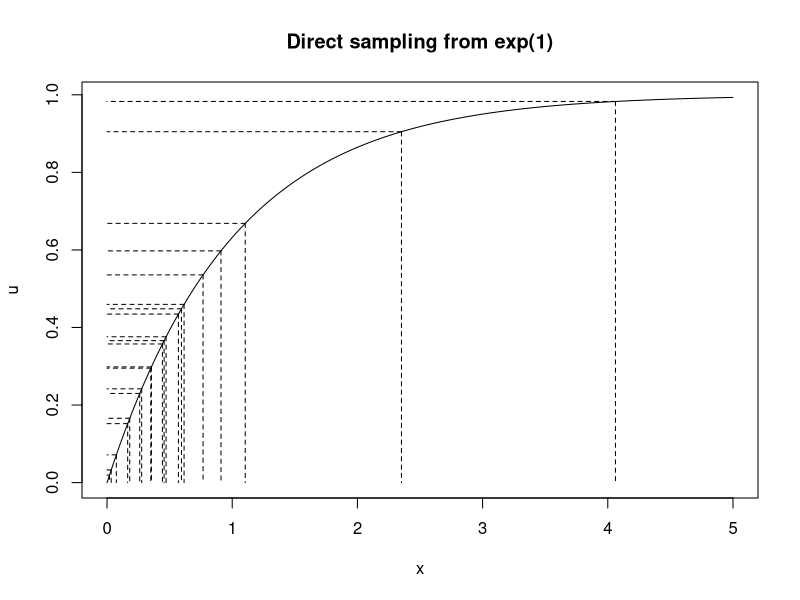

Write R code to recreate this figure. (Note: this script raises an error after producing the figure.)
## ---- chunk 1
lambda <- 1
u <- runif(20)
x <- -1/lambda * log(1 - u)
curve(1 - exp(-x), 0, 5, ylab = 'u', 
      main = 'Direct sampling from exp(1)') 
for (i in 1:length(x)){
  lines(c(x[i], x[i]), c(u[i], 0), lty = 'dashed')
  lines(c(x[i], 0), c(u[i], u[i]), lty = 'dashed')
}
## ---- chunk 2
library(ggplot2)
cggplot(data.frame(x=runif(1000, -6, 6)), aes(x)) +
  stat_function(fun=dnorm,  aes(colour = 'Normal')) +
  stat_function(fun=dt, args = list(df = 2), aes(colour = 't'))  +
  scale_colour_manual("分布", values = c("red",  "green"), labels = c('N(0, 1)', expression(t[2]))) +
  ylab('密度')
## ---- chunk 3
iter <- 10000
k <- 0
X <- vector()

# 计算 M
fg <- function(x){dnorm(x)/dt(x, df = 2)}
M <- optim(1, fg, method = 'BFGS', 
           control = list(fnscale = -1))$value

# 拒绝抽样
for (i in seq_len(iter)){
  u <- runif(1)
  x <- rt(1, 2)
  alpha <- dnorm(x)/(dt(x, df = 2) * M)
  if (u <= alpha){
    X[k] <- x
    k <- k + 1
  }
}

# 计算接受概率
cat('接受概率为', k/iter, ' \n')
cat('1/M = ', 1/M, ' \n')

# 直方图
hist(X, prob = TRUE)
curve(dnorm, add = TRUE, col = "red")
